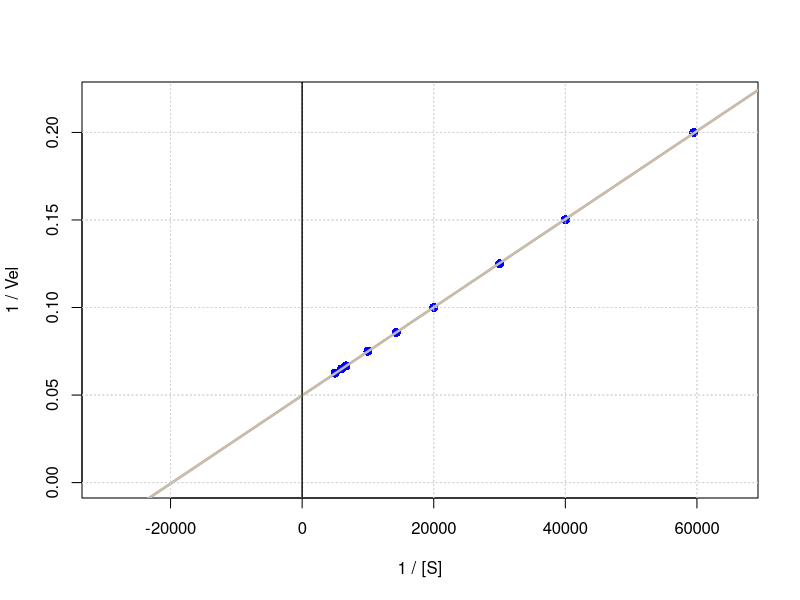
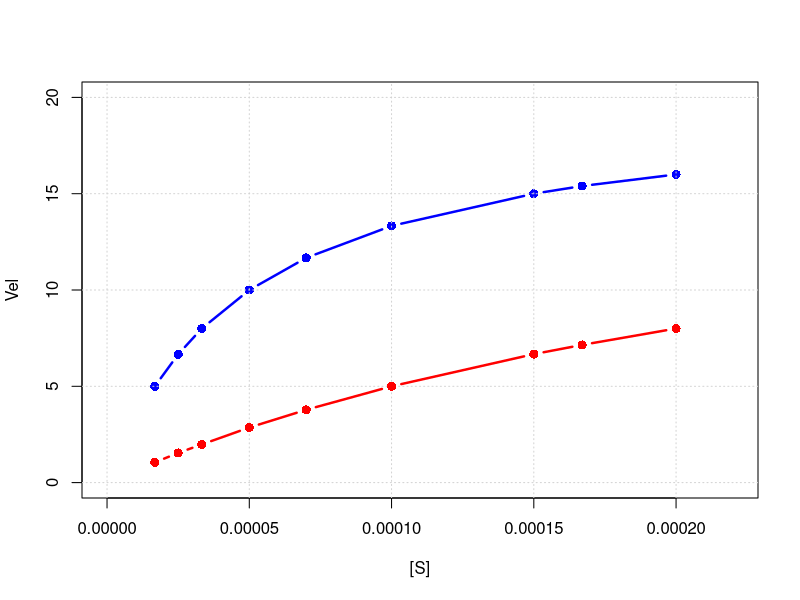

Source code (R) for these figures, in order: (Note: this script raises an error after producing the figures.)


#### Functions #####################

indiv.kinet <- function(S, vel){
  inv.vel = 1/vel
  inv.S = 1/S
  inv.vmax = as.vector(lm(inv.vel ~ inv.S)$coefficients[1])
  inv.km = as.vector(lm(inv.S ~ inv.vel)$coefficients[1])
  vmax = 1/inv.vmax
  km = 1/-inv.km
  
  v.s = vel/S
  lm(vel~S)
  
  lm.LW = lm(inv.vel ~ inv.S)
  lm.EH = lm(inv.vel ~ inv.S)
  
  LW.equation = paste("Y = ", inv.vmax, " + ", lm.LW$coefficients[2], "× X")
  EH.equation = paste("Y = ", inv.vmax, " + ", lm.EH$coefficients[2], "× X")
  
  res = list("Km" = km,
             "Vmax" = vmax,
             "Lineweaver-Burk equation" = LW.equation,
             "Lineweaver-Burk R squared" = summary(lm.LW)$r.squared,
             "Eadie-Hofstee equation" = EH.equation,
             "Eadie-Hofstee R squared" = summary(lm.EH)$r.squared,
             "1/Vmax" =inv.vmax,
             "-1/Km" = inv.km,
             "Vmax/Km" = vmax/km
             
             )
  
  print(res)
}

LB.plot <- function(S, 
                    vel,
                    ylim = c(0, 1.1*max(1/vel)),
                    xlim = c(1.5*inv.km, 1.1*max(1/S)),
                    xlab="1 / [S]",
                    ylab="1 / Vel",
                    pch=16,
                    col.pch="red",
                    col.lm="orange",
                    grid=TRUE,
                    cex=1.2, 
                    lwd=2.4
                    ){
  inv.vel = 1/vel
  inv.S = 1/S
  inv.vmax = lm(inv.vel ~ inv.S)$coefficients[1]
  inv.km = lm(inv.S ~ inv.vel)$coefficients[1]
  
  plot(x=1/S,
       y=1/vel,
       xlim=xlim,
       ylim=ylim,
       pch=pch,
       col=col.pch,
       ylab=ylab,
       xlab=xlab,
       cex=cex
       )
  abline(lm(inv.vel ~ inv.S),col=col.lm,lwd=lwd)
  if(grid == TRUE){
    grid()
    abline(v=0)
  }
  
}

add.LB.plot <- function(S, 
                       vel,
                       pch=16,
                       col.pch="red",
                       col.lm="orange",
                       grid=TRUE,
                       cex=1.2, 
                       lwd=2.4
){
  inv.vel = 1/vel
  inv.S = 1/S
  inv.vmax = lm(inv.vel ~ inv.S)$coefficients[1]
  inv.km = lm(inv.S ~ inv.vel)$coefficients[1]
  
  points(x=1/S,
       y=1/vel,
       pch=pch,
       col=col.pch,
       cex=cex
  )
  abline(lm(inv.vel ~ inv.S),col=col.lm,lwd=lwd)
  if(grid == TRUE){
    grid()
  }
  abline(v=0)
}


MM.plot <- function(S, 
                    vel,
                    ylim = c(0, 1.1*max(vel)),
                    xlim = c(0, 1.1*max(S)),
                    xlab="[S]",
                    ylab="Vel",
                    pch=16,
                    col="blue",
                    grid=TRUE,
                    cex=1.2, 
                    lwd=2.4
                    ){
  plot(
    x=S,
    y=vel,
    type="b",
    pch=pch,
    ylab=ylab,
    xlab=xlab,
    col=col,
    xlim=xlim,
    ylim=ylim,
    lwd=lwd,
    cex=cex
  )
  
  if(grid == TRUE){
    grid()
  }
  
}


add.MM.plot <- function(S, 
                        vel,
                        pch=16,
                        col="blue",
                        cex=1.2, 
                        lwd=2.4){
  points(
    x=S,
    y=vel,
    type="b",
    pch=pch,
    col=col,
    lwd=lwd,
    cex=cex
  )
  

}

EH.plot <- function(S, 
                    vel,
                    ylim = c(0, vmax),
                    xlim = c(0, vmax/km),
                    xlab="Vel / [S]",
                    ylab="Vel",
                    pch=16,
                    col.pch="deeppink",
                    col.lm="blue",
                    grid=TRUE,
                    cex=1.2,
                    lwd=2.4){
  
  v.s = vel/S
  
  inv.vel = 1/vel
  inv.S = 1/S
  inv.vmax = lm(inv.vel ~ inv.S)$coefficients[1]
  inv.km = lm(inv.S ~ inv.vel)$coefficients[1]
  vmax = 1/inv.vmax
  km = 1/-inv.km
  
  plot(
    x=vel/S,
    y=vel,
    pch=pch,
    ylab=ylab,
    xlab=xlab,
    col=col.pch,
    xlim=xlim,
    ylim=ylim,
    lwd=lwd,
    cex=cex)
  
  abline(lm(vel~v.s), col=col.lm,
         lwd=lwd)
  
  if(grid == TRUE){
    grid()
  }
  
  

}


add.EH.plot <- function(S, 
            vel,
            pch=16,
            col.pch="deeppink",
            col.lm="blue",
            cex=1.2,
            lwd=2.4){
  v.s = vel/S
  
  points(
    x=vel/S,
    y=vel,
    pch=pch,
    col=col.pch,
    lwd=lwd,
    cex=cex)
  
  abline(lm(vel~v.s), col=col.lm,
         lwd=lwd)
  
}


  
Ag.plot <- function(S,
                    vel,
                    xlim = c(1.1*-km, 1.1*max(S)),
                    ylim = c(0, 1.1*max(S/vel)),
                    xlab="[S]",
                    ylab="[S] / Vel",
                    pch=16,
                    col.pch="red4",
                    col.lm="orchid",
                    grid=TRUE,
                    cex=1.2,
                    lwd=2.4){
  s.v = S/vel
  
  inv.vel = 1/vel
  inv.S = 1/S
  inv.vmax = lm(inv.vel ~ inv.S)$coefficients[1]
  inv.km = lm(inv.S ~ inv.vel)$coefficients[1]
  vmax = 1/inv.vmax
  km = 1/-inv.km
  
  plot(x=S,
       y=s.v,
       ylim=ylim,
       xlim=xlim,
       xlab=xlab,
       ylab=ylab,
       col=col.pch,
       cex=cex,
       pch=pch
       )
  
  abline(lm(s.v~S), col=col.lm,
         lwd=lwd)
  
  if(grid == TRUE){
    grid()
    abline(v=0)
  }
  
}


add.Ag.plot <- function(S, 
                        vel,
                        pch=16,
                        col.pch="red4",
                        col.lm="orchid",
                        cex=1.2,
                        lwd=2.4){
  
  
  s.v = S/vel
  
  points(x=S,
       y=s.v,
       col=col.pch,
       cex=cex,
       pch=pch
  )
  
  abline(lm(s.v~S), col=col.lm,
         lwd=lwd)
}

##### Por hacer ####################################################

# - IC50
# - E. activación


#### Data Frames ###################################################



#####################################################################

eA = c(1.05, 1.54, 1.98,2.86,3.78,5,6.67,7.15,8)
eE = c(5, 6.66, 8, 10, 11.67, 13.33, 15, 15.4, 16)


cS = c(1.68e-5, 2.5e-5, 3.33e-5, 5e-05, 7e-5,1e-4, 1.5e-4, 1.67e-4, 2e-4)

ik = indiv.kinet(cS, eA)
ik

LB.plot(S=cS,vel=eE)

#LB.plot(S=cS,vel=eA, xlim = c(2*ik2$`-1/Km`, 1.1*max(1/cS)))
add.LB.plot(S=cS, vel=eE,col.pch = "blue",col.lm = "grey")

MM.plot(S=cS,vel=eE, ylim = c(0,20))
add.MM.plot(S=cS, vel=eA, col = "red")
plot(x=1/cS,y=1/eA,xlim=c(-1000,70000)$Vmax)

EH.plot(cS, eE, ylim = c(0, 25))
add.EH.plot(cS, eA)

indiv.kinet(cS, eA)


Ag.plot(cS,eA)
add.Ag.plot(cS, eE)
